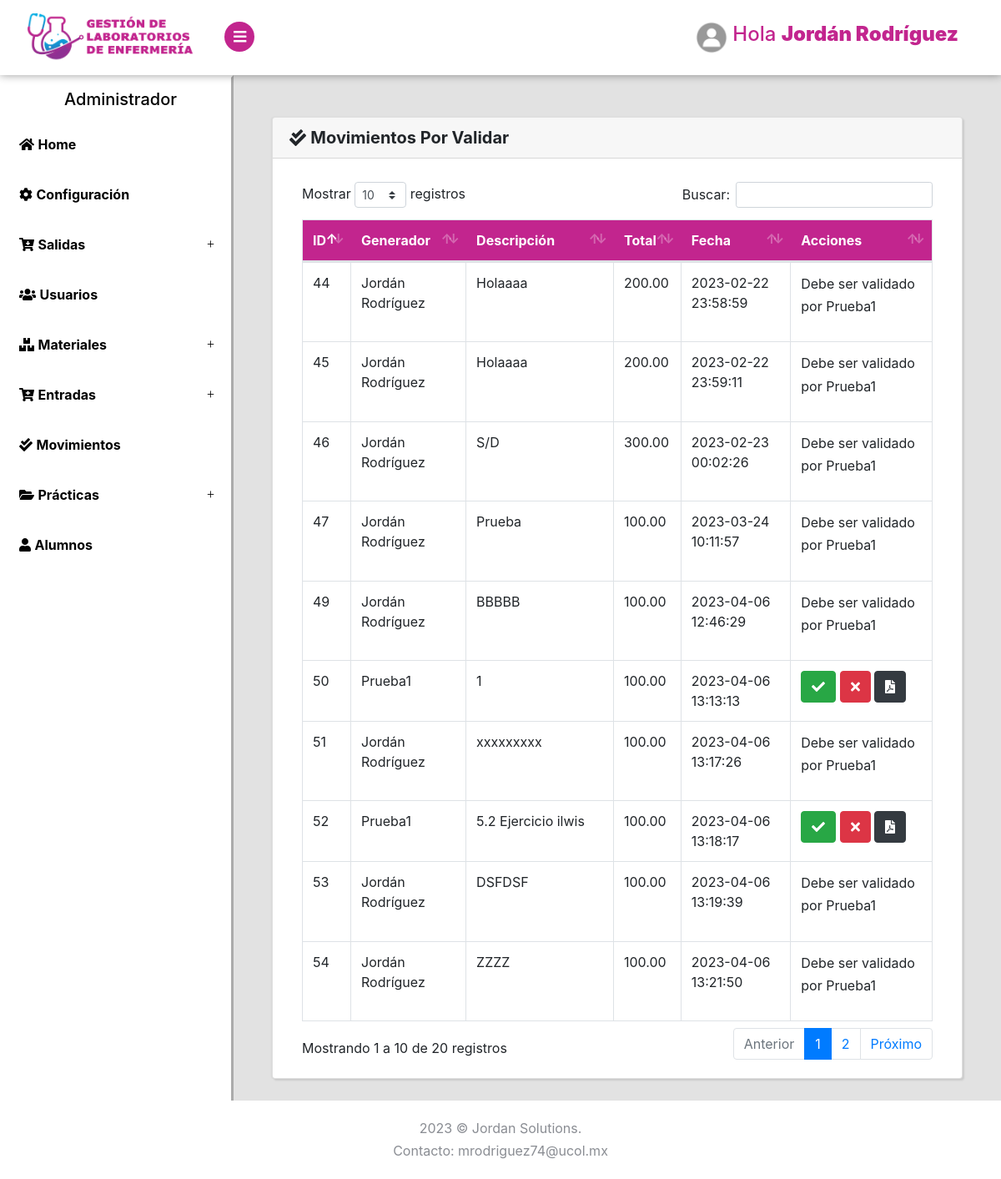
/Movimientos/Listar (signed in), run on the app's committed database.
### tables this page shows
CREATE TABLE `ventas` (
  `id` int(11) NOT NULL,
  `descripcion` varchar(500) NOT NULL,
  `total` decimal(10,2) NOT NULL,
  `id_responsable` varchar(200) NOT NULL,
  `id_generador` varchar(200) NOT NULL,
  `fecha` datetime NOT NULL DEFAULT current_timestamp(),
  `estado` tinyint(4) NOT NULL DEFAULT 1,
  `formato` varchar(200) NOT NULL
);

CREATE TABLE `usuarios` (
  `id` int(11) NOT NULL,
  `usuario` varchar(20) NOT NULL,
  `nombre` varchar(100) NOT NULL,
  `correo` varchar(100) NOT NULL,
  `rol` varchar(20) NOT NULL,
  `clave` varchar(150) NOT NULL,
  `estado` tinyint(4) NOT NULL DEFAULT 1,
  `perfil` varchar(150) NOT NULL DEFAULT 'perfil.jpg'
);

### Libraries/Core/Views.php (called while the page is built)
<?php
class Views{
    function getView($controller, $view, $alert="", $data1 = "", $data2 = "", $data3 = "", $data4 = "", $data5 = "")
    {
        $controller = get_class($controller);
        if ($controller == "Login") {
            $view = "Views/".$view.".php";
        }else{
            $view = "Views/" . $controller . "/" . $view . ".php";
        }
        require_once($view);
    }
}
?>

### Controller/Movimientos.php (called while the page is built, shortened)
<?php
class Movimientos extends Controllers{
    public function Listar()
    {
        $data1 = $this->model->selectMovimientos();
        $this->views->getView($this, "Listar", "", $data1);
    }
}
?>

### index.php (called while the page is built, shortened)
<?php
require_once("Helpers/Helpers.php");
require_once("Libraries/Core/Load.php");
?>

### Libraries/Core/Mysql.php (called while the page is built, shortened)
<?php
class Mysql extends Conexion{
    private $conexion;
    function __construct()
    {
        $this->conexion = new Conexion();
        $this->conexion = $this->conexion->conect();
    }
    public function select_all(string $query){
        $this->strquery = $query;
        $result = $this->conexion->prepare($this->strquery);
        $result->execute();
        $data = $result->fetchall(PDO::FETCH_ASSOC);
        return $data;
    }
}
?>

### Libraries/Core/Conexion.php (called while the page is built)
<?php
class Conexion{
    private $conect;
    public function __construct()
    {
      $conexion = "mysql:host=".HOST.";dbname=".BD.";.CHARSET.";
      try {
          $this->conect = new PDO($conexion, DB_USER, PASS);
          $this->conect->setAttribute(PDO::ATTR_ERRMODE, PDO::ERRMODE_EXCEPTION);
      } catch (PDOException $e) {
          $this->conect = "Error en la conexion";
          echo "Error: " . $e->getMessage();
      }
    }
    public function conect()
    {
        return $this->conect;
    }
}
?>

### Models/MovimientosModel.php (called while the page is built, shortened)
<?php
class MovimientosModel extends Mysql{
    public function selectMovimientos()
    {
        $sql = "SELECT ventas.id, ventas.estado, ventas.total, ventas.fecha, ventas.descripcion, ventas.id_responsable AS idresp, u1.nombre as id_responsable, u2.nombre as id_generador FROM ventas
                JOIN usuarios u1 ON ventas.id_responsable = u1.id
                JOIN usuarios u2 ON ventas.id_generador = u2.id
                WHERE ventas.estado = 1;";
        $res = $this->select_all($sql);
        return $res;
    }
}
?>

### Helpers/Helpers.php (called while the page is built, shortened)
<?php
function base_url()
{
    return BASE_URL;
}
?>

### Views/Movimientos/Listar.php (the view, shortened to what this page needs)
<?php if($_SESSION['rol'] <= 1){ ?>
<div class="page-content2">
    <section>
        <div class="card container-fluid2 text-center">
            <div class="card-header"><i class="fas fa-exclamation-circle"></i> ERROR</div>
            <div class="card-body">
                <img src="../Assets/img/unicornio.png" style="height: 400px; ">
                <h5 class="card-title">Error: No tienes acceso a esta página.</h5>
            </div>
            <div class="card-footer text-muted">
              <a href="<?php echo base_url() ?>Dashboard/Alumnos" class="btn btn-primary">Ir al inicio</a>
            </div>
        </div>
    </section>
</div>
<?php }  else { ?>
<div class="page-content">
    <section>
        <div class="card container-fluid2">
            <h5 class="card-header"><i class="fas fa-check-double"></i> <strong>Movimientos Por Validar</strong></h5>
            <div class="card-body">
                <div class="container-fluid ">
                    <div class="row">
                        <div class="col-lg-12">
                            <div class="row">
                                <div class="col-lg-4">
                                </div>
                            </div>
                            <div class="table-responsive">
                                <table class="table table-hover table-bordered" id="Table">
                                    <thead class="thead-personality">
                                        <tr>
                                            <th>ID</th>
                                            <th>Generador</th>
                                            <th>Descripción</th>
                                            <th>Total</th>
                                            <th>Fecha</th>
                                            <th>Acciones</th>
                                        </tr>
                                    </thead>
                                    <tbody>
                                        <?php foreach ($data1 as $lista) { ?>
                                            <?php if ($_SESSION['rol'] >= 4) { ?>
                                                <tr>
                                                    <td><?php echo $lista['id']; ?></td>
                                                    <td><?php echo $lista['id_generador']; ?></td>
                                                    <td><?php echo $lista['descripcion']; ?></td>
                                                    <td><?php echo $lista['total']; ?></td>
                                                    <td><?php echo $lista['fecha']; ?></td>
                                                    <td>
                                                        <?php if ($_SESSION['id'] == $lista['idresp']) { ?>
                                                            <form action="<?php echo base_url() ?>Movimientos/aprobar?id=<?php echo $lista['id']; ?>" method="post" class="d-inline aprobado">
                                                                <button type="submit" class="btn btn-success"><i class="fas fa-check"></i></button>
                                                            </form>
                                                            <form action="<?php echo base_url() ?>Movimientos/rechazar?id=<?php echo $lista['id']; ?>" method="post" class="d-inline rechazo">
                                                                <button type="submit" class="btn btn-danger"><i class="fas fa-times"></i></button>
                                                            </form>
                                                            <a href="<?php echo base_url(); ?>Movimientos/ver?id=<?php echo $lista['id']; ?>&responsable=<?php echo $lista['id_responsable']; ?>&generador=<?php echo $lista['id_generador']; ?>" target="_blank" rel="noopener noreferrer" class="btn btn-dark"><i class="fa fa-file-pdf"></i></a>
                                                        <?php } else {?>
                                                            <p>Debe ser validado por <?php echo $lista['id_responsable']; ?></p>
                                                        <?php } ?>
                                                    </td>
                                                </tr>
                                            <?php } ?>
                                        <?php } ?>
                                    </tbody>
                                </table>
                            </div>
                        </div>
                    </div>
                </div>
            </div>
        </div>
    </section>
</div>
<?php } ?>

### Assets/css/style.default.css (style rules this page uses)
:root { --blue: #15c2e9; --graylight: #e2e2e2; --grayheader: #F7F7F7; --lavanda: #c2258e; --black: #000; --white: #fff; }
body { position: relative; }
section { padding: 0 1rem; }
a { -webkit-transition: all 0.3s; transition: all 0.3s; display: inline-block; }
p { line-height: 1.7; }
button { cursor: pointer; }
i, span, strong { display: inline-block; }
.card { margin-bottom: 30px; -webkit-box-shadow: 2px 2px 2px rgba(0, 0, 0, 0.1), -1px 0 2px rgba(0, 0, 0, 0.05); box-shadow: 2px 2px 2px rgba(0, 0, 0, 0.1), -1px 0 2px rgba(0, 0, 0, 0.05); }
.page-content { position: relative; background: var(--graylight); min-height: 100vh; width: calc(100% - 280px); padding: 0; padding-bottom: 70px; }
button, input[type="submit"] { cursor: pointer; font-family: inherit; font-weight: 300 !important; }
.table { margin-bottom: 0; color: #8a8d93; }
.table td, .table th { border-color: #343a40; }
.table thead th { border: none; }
.table-bordered td, .table-bordered th { border-color: #343a40; }
.btn { font-weight: 400; border: 1px solid transparent; padding: 0.45rem 0.75rem; font-size: 1rem; line-height: 1.5; border-radius: 0.25rem; -webkit-transition: color 0.15s ease-in-out, background-color 0.15s ease-in-out, border-color 0.15s ease-in-out, -webkit-box-shadow 0.15s ease-in-out; transition: color 0.15s ease-in-out, background-color 0.15s ease-in-out, border-color 0.15s ease-in-out, -webkit-box-shadow 0.15s ease-in-out; transition: color 0.15s ease-in-out, background-color 0.15s ease-in-out, border-color 0.15s ease-in-out, box-shadow 0.15s ease-in-out; transition: color 0.15s ease-in-out, background-color 0.15s ease-in-out, border-color 0.15s ease-in-out, box-shadow 0.15s ease-in-out, -webkit-box-shadow 0.15s ease-in-out; }
.btn-success { color: color-yiq(#28a745); background-color: #28a745; border-color: #28a745; }
.btn-danger { color: color-yiq(#bb414d); background-color: #bb414d; border-color: #bb414d; }
.btn-dark { color: color-yiq(#212529); background-color: #212529; border-color: #212529; }
body { font-family: "Muli", sans-serif; font-size: 1rem; font-weight: 400; line-height: 1.5; color: #8a8d93; background-color: #fff; }
a { color: #db6574; text-decoration: none; }
h1, h2, h3, h4, h5, h6, .h1, .h2, .h3, .h4, .h5, .h6 { margin-bottom: 0.5rem; font-family: inherit; font-weight: 700; line-height: 1.2; color: inherit; }
h5, .h5 { font-size: 1.1rem; }
.card { background-color: #2d3035; border: 1px solid #34373d; border-radius: 0; }
.card-body { padding: 1.25rem; }
.card-header { padding: 0.75rem 1.25rem; background-color: rgba(0, 0, 0, 0.03); border-bottom: 1px solid #34373d; }
.card-header:first-child { border-radius: 0 0 0 0; }
.container-fluid2 { margin: 50px 30px; }
.thead-personality { background: var(--lavanda); color: var(--white); }

### data on the page
ventas: id "44", usuarios.nombre "Jordán Rodríguez", descripcion "Holaaaa", total "200.00", fecha "2023-02-22 23:58:59", usuarios.nombre "Prueba1"
ventas: id "45", usuarios.nombre "Jordán Rodríguez", descripcion "Holaaaa", total "200.00", fecha "2023-02-22 23:59:11", usuarios.nombre "Prueba1"
ventas: id "46", usuarios.nombre "Jordán Rodríguez", descripcion "S/D", total "300.00", fecha "2023-02-23 00:02:26", usuarios.nombre "Prueba1"
ventas: id "47", usuarios.nombre "Jordán Rodríguez", descripcion "Prueba", total "100.00", fecha "2023-03-24 10:11:57", usuarios.nombre "Prueba1"
ventas: id "49", usuarios.nombre "Jordán Rodríguez", descripcion "BBBBB", total "100.00", fecha "2023-04-06 12:46:29", usuarios.nombre "Prueba1"
ventas: id "50", usuarios.nombre "Prueba1", descripcion "1", total "100.00", fecha "2023-04-06 13:13:13"
ventas: id "51", usuarios.nombre "Jordán Rodríguez", descripcion "xxxxxxxxx", total "100.00", fecha "2023-04-06 13:17:26", usuarios.nombre "Prueba1"
ventas: id "52", usuarios.nombre "Prueba1", descripcion "5.2 Ejercicio ilwis", total "100.00", fecha "2023-04-06 13:18:17"
ventas: id "53", usuarios.nombre "Jordán Rodríguez", descripcion "DSFDSF", total "100.00", fecha "2023-04-06 13:19:39", usuarios.nombre "Prueba1"
ventas: id "54", usuarios.nombre "Jordán Rodríguez", descripcion "ZZZZ", total "100.00", fecha "2023-04-06 13:21:50", usuarios.nombre "Prueba1"

### other printed values
$_SESSION['nombre'] "Jordán Rodríguez"
